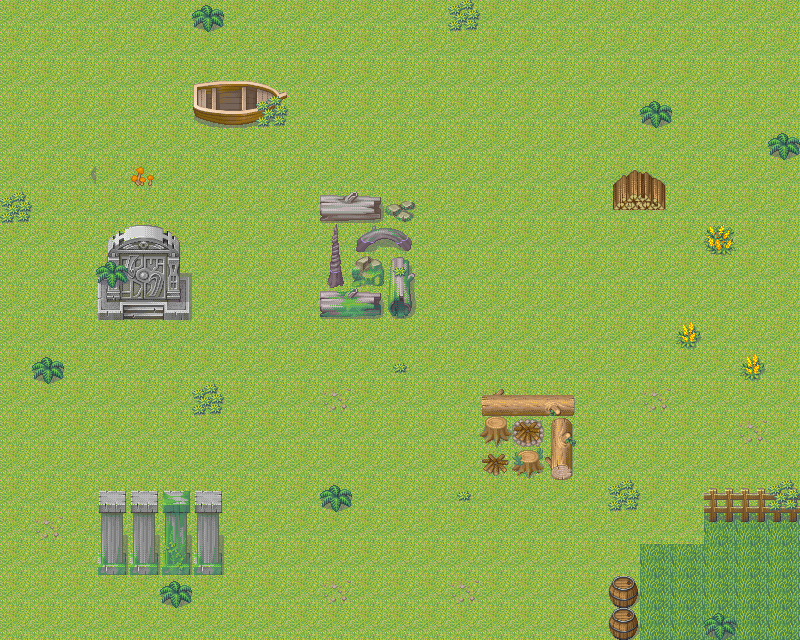

This is a level from a 2D game, rendered from its Tiled map with the project's own tilesets. A one-line summary and the map file follow, with tile-layer data summarised:
An orthogonal 25x20 tile map with 32x32 px tiles, 5 tile layers (Controls, Underground, Fences, Objects, ...), 2 tilesets.

<map version="1.0" orientation="orthogonal" width="25" height="20" tilewidth="32" tileheight="32">
 <tileset firstgid="1" name="RPGmakerXPMegaTileset" tilewidth="32" tileheight="32">
  <image source="../Images/Tilesets/RPGmakerXP1.png" width="256" height="4736" />
 </tileset>
 <tileset firstgid="1185" name="ControlsTileset" tilewidth="32" tileheight="32">
  <image source="../Images/Tilesets/ControlsTileset.png" width="128" height="64" />
  <tile id="0">
   <properties>
    <property name="Sheep" value="1" />
   </properties>
  </tile>
  <tile id="1">
   <properties>
    <property name="Dog" value="1" />
   </properties>
  </tile>
  <tile id="2">
   <properties>
    <property name="Wolf" value="1" />
   </properties>
  </tile>
  <tile id="3">
   <properties>
    <property name="LoveSheep" value="1" />
   </properties>
  </tile>
  <tile id="4">
   <properties>
    <property name="Collision" value="1" />
   </properties>
  </tile>
  <tile id="5">
   <properties>
    <property name="Goal" value="1" />
   </properties>
  </tile>
 </tileset>
 <layer name="Controls" width="25" height="20">
  <data>[500 cells, 84 non-empty, 5 distinct tile ids]</data>
 </layer>
 <layer name="Underground" width="25" height="20">
  <data>[500 cells, 500 non-empty, 4 distinct tile ids]</data>
 </layer>
 <layer name="Fences" width="25" height="20">
  <data>[500 cells, 60 non-empty, 49 distinct tile ids]</data>
 </layer>
 <layer name="Objects" width="25" height="20">
  <data>[500 cells, 2 non-empty, 2 distinct tile ids]</data>
 </layer>
 <layer name="Foliage" width="25" height="20">
  <data>[500 cells, 27 non-empty, 7 distinct tile ids]</data>
 </layer>
</map>